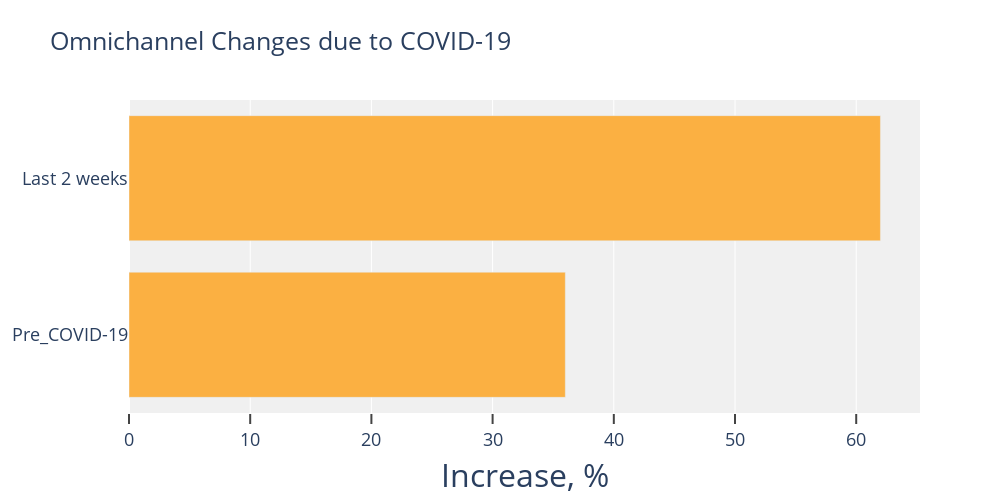

The cell this chart's notebook holds for it:
### Code cell
timeline = ['Pre_COVID-19', 'Last 2 weeks']
values = [36,62]
bar_go = go.Bar(x = values, y = timeline, marker_color='#FBB042', orientation = 'h')
fig = go.Figure(
    data=[bar_go],
    layout=go.Layout(width=1000, height=500, title='Omnichannel Changes due to COVID-19', 
                    xaxis_title='Increase, %',
                    font=dict(size=18)))

fig.update_xaxes(title_font=dict(size=32))
fig.update_xaxes(ticks="outside", tickwidth=2, ticklen=10)

fig.update_layout(
                  {
                    'plot_bgcolor': 'rgba(240,240,240,1)',
                    'paper_bgcolor': 'rgba(0, 0, 0, 0)',
}
                 )
fig.show()
fig.write_html('Omnichannels.html')

### Figure 1 — Plotly figure (JSON) as saved in the notebook; plotly's stock layout.template omitted (floating-point values rounded to 4 significant figures)
{"data": [{"marker": {"color": "#FBB042"}, "orientation": "h", "type": "bar", "x": [36, 62], "y": ["Pre_COVID-19", "Last 2 weeks"]}], "layout": {"font": {"size": 18}, "height": 500, "paper_bgcolor": "rgba(0, 0, 0, 0)", "plot_bgcolor": "rgba(240,240,240,1)", "title": {"text": "Omnichannel Changes due to COVID-19"}, "width": 1000, "xaxis": {"ticklen": 10, "ticks": "outside", "tickwidth": 2, "title": {"font": {"size": 32}, "text": "Increase, %"}}}}
